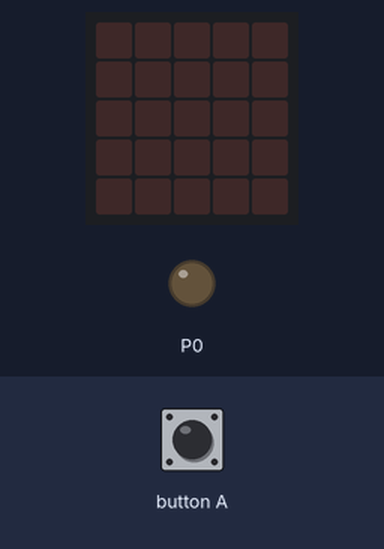
Simulated run of this program. Board: BBC micro:bit (MakeCode). Shown: the board's 5×5 LED display, output pins drawn as LEDs (lit = HIGH). The test bench sets the inputs (shaded band).

Above: at 1.2 s.
1.3 s: button A pressed for 0.15 s
At 2.8 s:
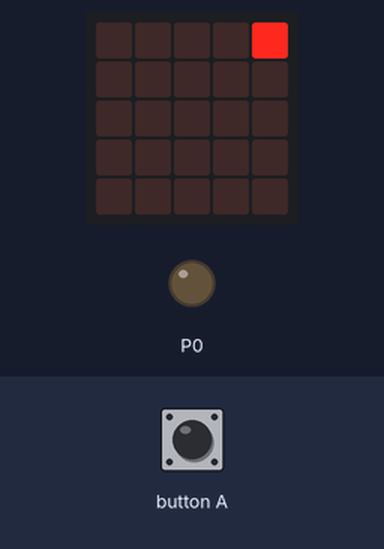
At 3.44 s:
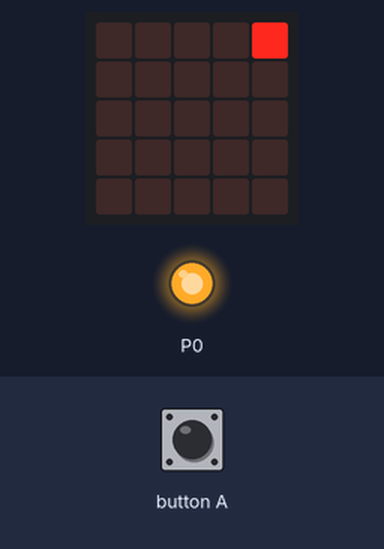
4.3 s: button A pressed for 0.15 s
At 8.1 s:
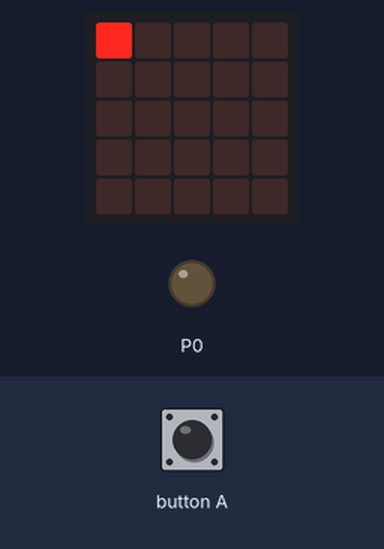
Timing chart, 0 to 9.6 s (numbered marks = the images above; inputs shaded):
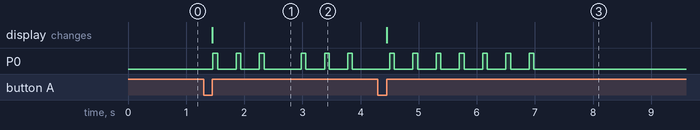

The program:

main.ts
```typescript
function clap (haku: number) {
    pins.digitalWritePin(DigitalPin.P0, 1)
    basic.pause(80)
    pins.digitalWritePin(DigitalPin.P0, 0)
    basic.pause(haku * 320)
}
function GJ () {
    for (let index = 0; index < 3; index++) {
        clap(1)
    }
    yasumi(1)
    for (let index = 0; index < 3; index++) {
        clap(1)
    }
    yasumi(1)
    for (let index = 0; index < 7; index++) {
        clap(1)
    }
    yasumi(1)
}
function yasumi (haku: number) {
    basic.pause(haku * 320)
}
input.onButtonPressed(Button.A, function () {
    gogo = gogo * -1
    if (gogo < 0) {
        basic.showLeds(`
            # . . . .
            . . . . .
            . . . . .
            . . . . .
            . . . . .
            `)
    } else {
        basic.showLeds(`
            . . . . #
            . . . . .
            . . . . .
            . . . . .
            . . . . .
            `)
    }
})
input.onGesture(Gesture.Shake, function () {

})
function claps () {
    for (let index = 0; index < 20; index++) {
        clap(0.3)
    }
}
let gogo = 0
gogo = -1
basic.forever(function () {
    if (gogo > 0) {
        GJ()
    }
    if (gogo > 0) {
        claps()
    }
    gogo = -1
})
```

test.ts
```typescript
// テストはここに来ます。このパッケージが拡張機能として使用されるときにはコンパイルされません。
```

Measured:
- after the input at 1.3 s, the display: changes after 0.15 s (image 1)
- after the input at 4.3 s, P0: goes on until 7.0 s, then stays LOW; the display: changes after 0.15 s (image 3)
